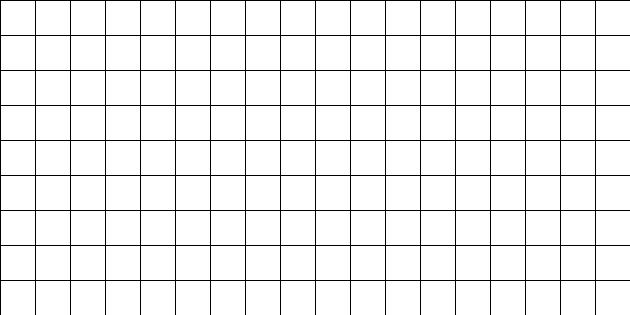
Frame 1 (no input)
Frame 60 (the mouse pressed at the canvas centre just before this capture): identical to frame 1, image omitted
Frame 120 (the mouse held since frame 60 and released just before this capture): identical to frame 1, image omitted

The Processing sketch that drew this single still picture (run headless with seeded random() and noise(); from frame 60 on, the mouse is pressed at the canvas centre):

// Processing sketch: grid_test
// ── grid_test.pde
// Learning Processing
// Daniel Shiffman
// http://www.learningprocessing.com

// Example 16-6: Drawing a grid of squares

// Size of each cell in the grid, ratio of window size to video size
// 35 * 18 = 630
// 60 * 9 = 315
int videoScaleX = 18;
int videoScaleY = 9;
int squareWidth;
int squareHeight;

// Number of columns and rows in our system
int cols, rows;

void setup() {
  size(630,315);
  
  // Initialize columns and rows
  squareWidth = width/videoScaleX;
  squareHeight = height/videoScaleY;
}

void draw() {
  
  // Begin loop for columns
  for (int i = 0; i < videoScaleX; i++) {
    // Begin loop for rows
    for (int j = 0; j < videoScaleY; j++) {
      
      // Scaling up to draw a rectangle at (x,y)
      int x = i*squareWidth;
      int y = j*squareHeight;
      fill(255);
      stroke(0);
      // For every column and row, a rectangle is drawn at an (x,y) location scaled and sized by videoScale.
      rect(x,y,squareWidth,squareHeight); 
    }
  }
}
